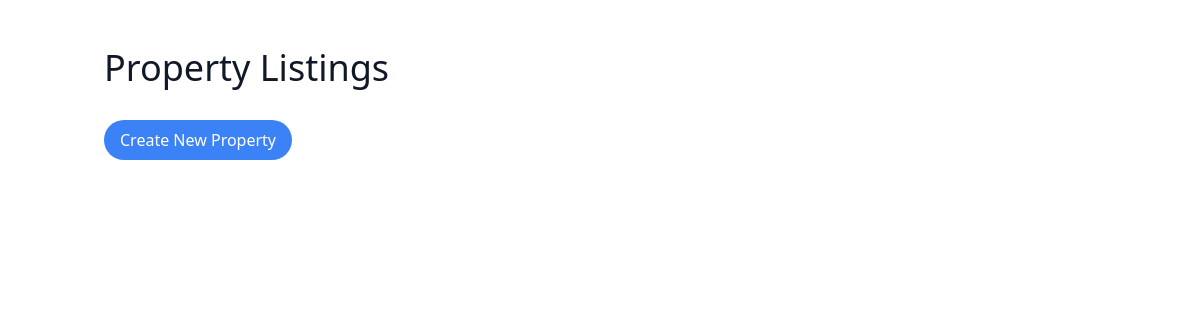
Before: / with the older database file.
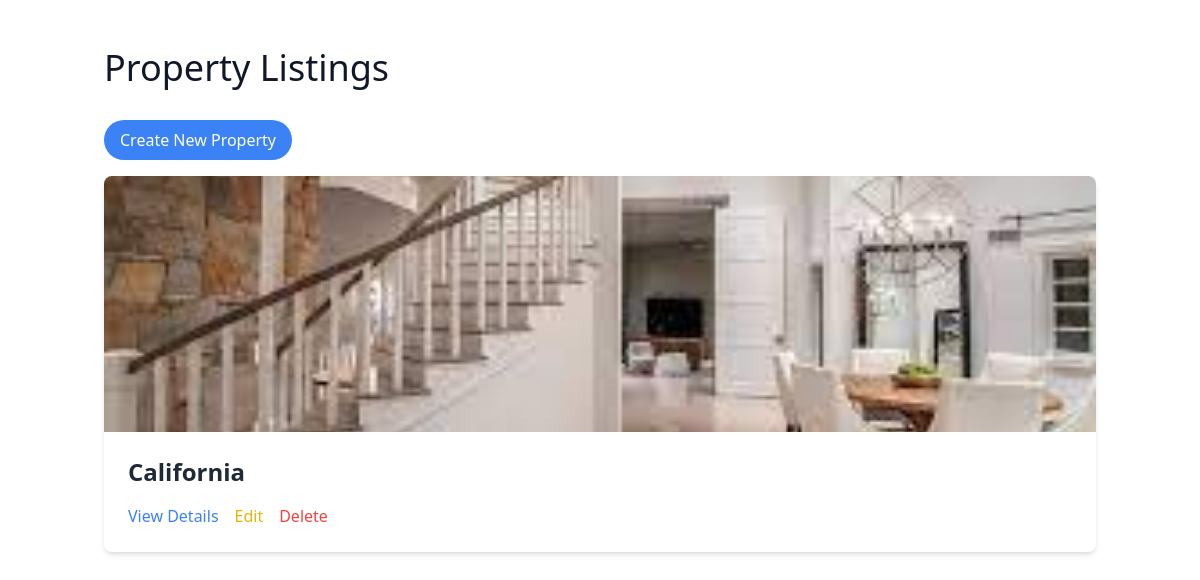
After: the same page with the newer database file.
### listings/models.py (models this page shows, shortened)
class Listing(models.Model):
    title = models.CharField(max_length=100)
    price = models.IntegerField()
    num_bedrooms = models.IntegerField()
    num_bathrooms = models.IntegerField()
    square_footage = models.IntegerField()
    address = models.CharField(max_length=100)
    image = models.ImageField()

### listings/views.py (the view)
# urls.py: path('', listing_list),
def listing_list(request):
    listings = Listing.objects.all()
    context = {
        "listings": listings
    }
    return render(request, "listings.html", context)

### templates/listings.html (shortened to what this page needs)
{% extends "base.html" %}
{% block content %}
<div class="container mx-auto mt-8">
    <h1 class="text-4xl text-gray-900 mb-8">Property Listings</h1>
    <a href="/add-listing/" class="text-white bg-blue-500 py-2 px-4 rounded-full mb-4 inline-block hover:bg-blue-600">
        Create New Property
    </a>
    {% for listing in listings %}
    <div class="bg-white rounded-lg overflow-hidden shadow-md mb-4">
        <img src="{{ listing.image.url }}" alt="{{ listing.title }}" class="w-full h-64 object-cover">
        <div class="p-6">
            <h2 class="text-2xl text-gray-800 font-semibold mb-2">{{ listing.title }}</h2>
            <div class="flex mt-4">
                <a href="/listings/{{ listing.id }}/" class="text-blue-500 mr-4 hover:underline">
                    View Details
                </a>
                <a href="/listings/{{ listing.id }}/edit" class="text-yellow-500 mr-4 hover:underline">
                    Edit
                </a>
                <a href="/listings/{{ listing.id }}/delete" class="text-red-500 hover:underline">
                    Delete
                </a>
            </div>
        </div>
    </div>
    {% endfor %}
</div>
{% endblock content %}

### templates/base.html (shortened to what this page needs)
<!DOCTYPE html>
<html>
  <head>
    <link rel="stylesheet" href="">
    <script src="https://cdn.tailwindcss.com"></script>
  </head>
  <body>
    <div class="mx-auto max-w-5xl px-4 py-4">
      {% block content %}
      {% endblock content %}
    </div>
  </body>
</html>

Changed rows visible on the page:
added Listing: image (picture), title "California"
